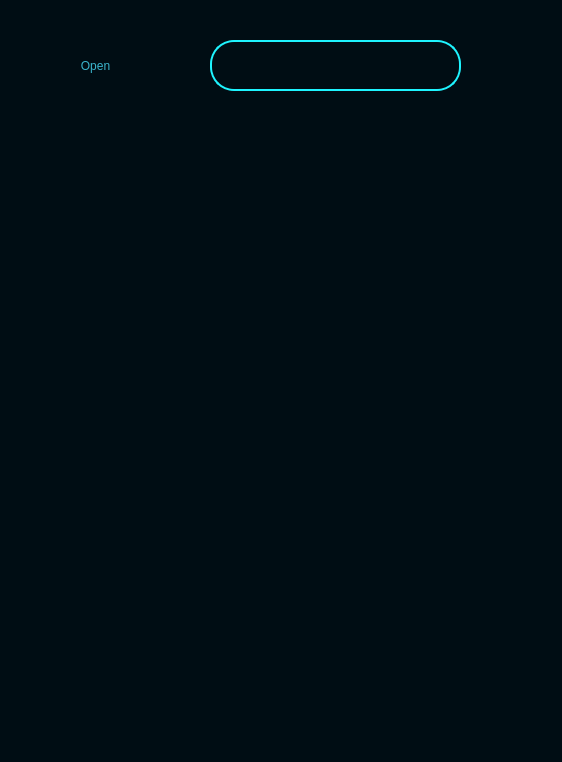
<?xml version="1.0" encoding="UTF-8"?>
<ui version="4.0">
 <class>MainWindow</class>
 <widget class="QMainWindow" name="MainWindow">
  <property name="geometry">
   <rect>
    <x>0</x>
    <y>0</y>
    <width>562</width>
    <height>762</height>
   </rect>
  </property>
  <property name="minimumSize">
   <size>
    <width>562</width>
    <height>762</height>
   </size>
  </property>
  <property name="maximumSize">
   <size>
    <width>562</width>
    <height>762</height>
   </size>
  </property>
  <property name="windowTitle">
   <string>MainWindow</string>
  </property>
  <property name="windowIcon">
   <iconset resource="sources/sources.qrc">
    <normaloff>:/imgs/white Icons/video.svg</normaloff>:/imgs/white Icons/video.svg</iconset>
  </property>
  <widget class="QWidget" name="centralwidget">
   <widget class="QFrame" name="frame">
    <property name="geometry">
     <rect>
      <x>-20</x>
      <y>-40</y>
      <width>611</width>
      <height>811</height>
     </rect>
    </property>
    <property name="sizePolicy">
     <sizepolicy hsizetype="Preferred" vsizetype="Preferred">
      <horstretch>0</horstretch>
      <verstretch>0</verstretch>
     </sizepolicy>
    </property>
    <property name="minimumSize">
     <size>
      <width>611</width>
      <height>811</height>
     </size>
    </property>
    <property name="maximumSize">
     <size>
      <width>611</width>
      <height>811</height>
     </size>
    </property>
    <property name="font">
     <font>
      <pointsize>15</pointsize>
     </font>
    </property>
    <property name="styleSheet">
     <string notr="true">#frame{
background-color:rgb(0, 13, 20);
}
QPushButton{
background: transparent;
text-align: center;
font: 75 15pt &quot;Comic Sans MS&quot;;
color:  rgb(58, 180, 204);
border-radius: 30px;
}
QPushButton:hover{
	color: rgb(26, 84, 94);
}

QLineEdit{
border: 0px;
	background: transparent;
	text-align: center;
	border: 2px solid rgb(30, 244, 255);
	width: 200px;
	outline: none;
	color: white;
	border-radius: 24px;
}
QLineEdit:focus{
width: 280px;
	border-color: 2px solid rgb(75, 255, 225);
}
</string>
    </property>
    <property name="frameShape">
     <enum>QFrame::StyledPanel</enum>
    </property>
    <property name="frameShadow">
     <enum>QFrame::Raised</enum>
    </property>
    <widget class="QPushButton" name="search">
     <property name="geometry">
      <rect>
       <x>480</x>
       <y>70</y>
       <width>91</width>
       <height>61</height>
      </rect>
     </property>
     <property name="text">
      <string/>
     </property>
     <property name="icon">
      <iconset resource="sources/sources.qrc">
       <normaloff>:/buttons/cyan icons/loupe.svg</normaloff>:/buttons/cyan icons/loupe.svg</iconset>
     </property>
     <property name="iconSize">
      <size>
       <width>70</width>
       <height>70</height>
      </size>
     </property>
    </widget>
    <widget class="QPushButton" name="Open">
     <property name="geometry">
      <rect>
       <x>30</x>
       <y>70</y>
       <width>171</width>
       <height>71</height>
      </rect>
     </property>
     <property name="text">
      <string>Open</string>
     </property>
     <property name="icon">
      <iconset resource="sources/sources.qrc">
       <normaloff>:/buttons/cyan icons/folder.svg</normaloff>:/buttons/cyan icons/folder.svg</iconset>
     </property>
     <property name="iconSize">
      <size>
       <width>60</width>
       <height>60</height>
      </size>
     </property>
    </widget>
    <widget class="QLineEdit" name="searchText">
     <property name="geometry">
      <rect>
       <x>230</x>
       <y>80</y>
       <width>251</width>
       <height>51</height>
      </rect>
     </property>
     <property name="font">
      <font>
       <pointsize>15</pointsize>
      </font>
     </property>
    </widget>
    <widget class="QListView" name="listView">
     <property name="geometry">
      <rect>
       <x>60</x>
       <y>160</y>
       <width>481</width>
       <height>611</height>
      </rect>
     </property>
     <property name="styleSheet">
      <string notr="true">background-color: Transparent;
border-color: rgb(0, 235, 210);</string>
     </property>
     <property name="frameShape">
      <enum>QFrame::NoFrame</enum>
     </property>
    </widget>
   </widget>
  </widget>
 </widget>
 <resources>
  <include location="sources/sources.qrc"/>
 </resources>
 <connections/>
</ui>
